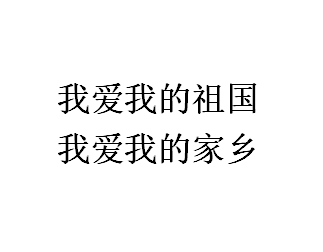
#> input picture test.jpg, 323 x 252 px
$ python '文字切割.py'
#> lines starting #> are read from the running program, lines starting #| are printed output that depends on the picture; after the words box and inside, x2 and y2 are one past the last pixel; in counts of white or black regions, pixels touching at a corner belong together
#! /usr/bin/env python
# -*- coding: utf-8 -*-

import os
import cv2
import numpy as np
import matplotlib.pyplot as plt


def extract_peek_ranges_from_array(array_vals, minimun_val=10, minimun_range=2):
    start_i = None
    end_i = None
    peek_ranges = []
    for i, val in enumerate(array_vals):
        if val > minimun_val and start_i is None:
            start_i = i
        elif val > minimun_val and start_i is not None:
            pass
        elif val < minimun_val and start_i is not None:
            end_i = i
            if end_i - start_i >= minimun_range:
                peek_ranges.append((start_i, end_i))
            start_i = None
            end_i = None
        elif val < minimun_val and start_i is None:
            pass
        else:
            raise ValueError("cannot parse this case...")
    return peek_ranges

base_dir = "./"
path_test_image = os.path.join(base_dir, "test.jpg")
image_color = cv2.imread(path_test_image)
#> image_color is the input picture: shape (252, 323, 3); min 0, max 255, mean 244.6
new_shape = (image_color.shape[1] * 2, image_color.shape[0] * 2)
#> new_shape = (646, 504)
image_color = cv2.resize(image_color, new_shape)
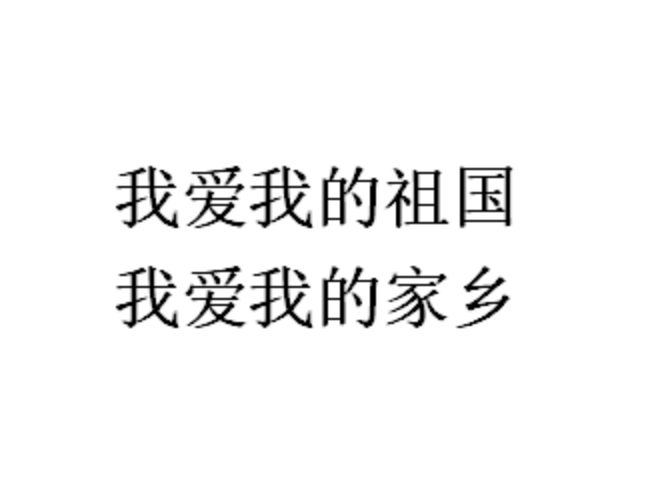
#> image_color: shape (504, 646, 3); min 0, max 255, mean 244.6
image = cv2.cvtColor(image_color, cv2.COLOR_BGR2GRAY)


adaptive_threshold = cv2.adaptiveThreshold(
    image,
    255,
    cv2.ADAPTIVE_THRESH_GAUSSIAN_C,\
    cv2.THRESH_BINARY_INV, 11, 2)
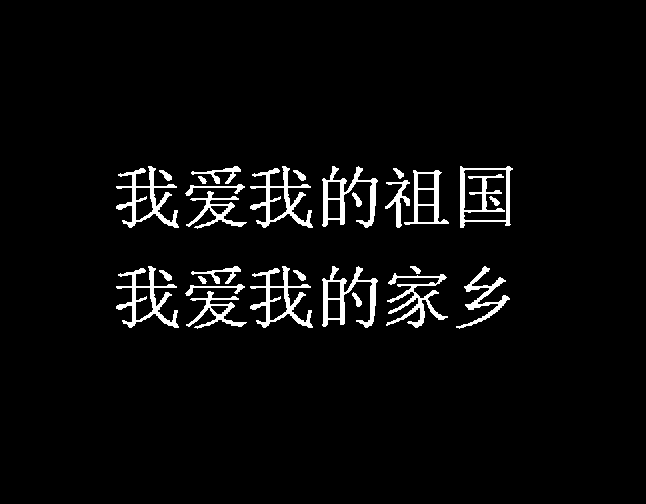
#> adaptive_threshold: shape (504, 646); 4.1% white; 28 white regions, largest, box (x1, y1, x2, y2) and area: (116, 166, 179, 228) 1107, (250, 166, 313, 228) 1107, (116, 266, 179, 328) 1107

cv2.imshow('binary image', adaptive_threshold)
cv2.imwrite("binaryimage.png",adaptive_threshold)


cv2.waitKey(0)

horizontal_sum = np.sum(adaptive_threshold, axis=1)
#> horizontal_sum = 504 values, max 61200 at index 286, min 0 at index 0, mean 6732.7

plt.plot(horizontal_sum, range(horizontal_sum.shape[0]))
plt.gca().invert_yaxis()
plt.show()
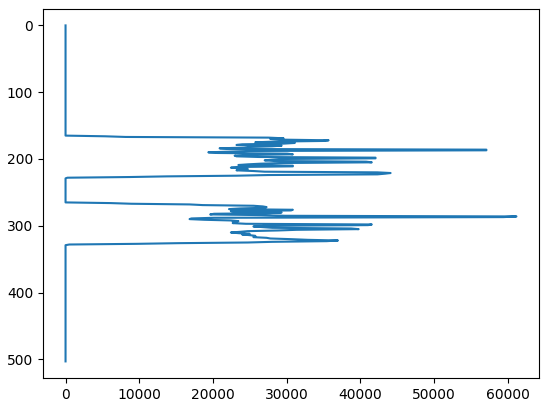
#> figure drawn by matplotlib, 1 panel

peek_ranges = extract_peek_ranges_from_array(horizontal_sum)
#> the loop in extract_peek_ranges_from_array, `for i, val in enumerate(array_vals):` made 504 passes
#> start_i on passes 167, 267: 166, 266
#> after the loop in extract_peek_ranges_from_array, `for i, val in enumerate(array_vals):`: peek_ranges = [(166, 229), (266, 329)]
#> peek_ranges = [(166, 229), (266, 329)]
line_seg_adaptive_threshold = np.copy(adaptive_threshold)
for i, peek_range in enumerate(peek_ranges):
    x = 0
    y = peek_range[0]
    w = line_seg_adaptive_threshold.shape[1]
    h = peek_range[1] - y
    pt1 = (x, y)
    pt2 = (x + w, y + h)
    cv2.rectangle(line_seg_adaptive_threshold, pt1, pt2, 255)
#> this loop made 2 passes
#> (peek_range, x, y, w, h, pt2) on passes 1 to 2: ((166, 229), 0, 166, 646, 63, (646, 229)), ((266, 329), 0, 266, 646, 63, (646, 329))
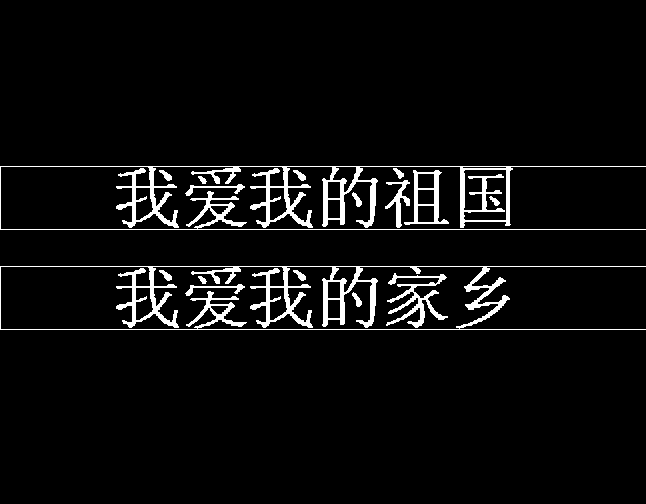
#> line_seg_adaptive_threshold: shape (504, 646); 4.9% white; 17 white regions, largest, box (x1, y1, x2, y2) and area: (0, 166, 646, 230) 6601, (0, 266, 646, 330) 6295, (386, 273, 448, 328) 1018
cv2.imshow('line image', line_seg_adaptive_threshold)
cv2.imwrite("lineimage.png", line_seg_adaptive_threshold)

cv2.waitKey(0)


vertical_peek_ranges2d = []
for peek_range in peek_ranges:
    start_y = peek_range[0]
    end_y = peek_range[1]
    line_img = adaptive_threshold[start_y:end_y, :]
    vertical_sum = np.sum(line_img, axis=0)
    vertical_peek_ranges = extract_peek_ranges_from_array(
        vertical_sum,
        minimun_val=40,
        minimun_range=1)
    vertical_peek_ranges2d.append(vertical_peek_ranges)
#> this loop made 2 passes
#> pass 1, `line_img = adaptive_threshold[start_y:end_y, :]`:
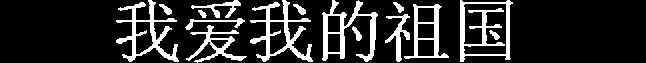
#> line_img: shape (63, 646); 16.9% white; 15 white regions, largest, box (x1, y1, x2, y2) and area: (116, 0, 179, 62) 1107, (250, 0, 313, 62) 1107, (460, 0, 513, 62) 1106
#> pass 2, `line_img = adaptive_threshold[start_y:end_y, :]`:
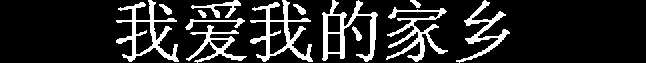
#> line_img: shape (63, 646); 15.8% white; 13 white regions, largest, box (x1, y1, x2, y2) and area: (116, 0, 179, 62) 1107, (250, 0, 313, 62) 1107, (322, 0, 378, 62) 1066
#> after the loop, vertical_peek_ranges2d = [[(116, 179), (185, 247), (250, 313), (322, 378), (385, 449), (460, 513)], [(116, 179), (185, 247), (250, 313), (322, 378), (386, 448), (456, 510)]]

## Draw
color = (0, 0, 255)
for i, peek_range in enumerate(peek_ranges):
    for vertical_range in vertical_peek_ranges2d[i]:
        x = vertical_range[0]
        y = peek_range[0]
        w = vertical_range[1] - x
        h = peek_range[1] - y
        pt1 = (x, y)
        pt2 = (x + w, y + h)
        cv2.rectangle(image_color, pt1, pt2, color)
#> this loop made 2 passes
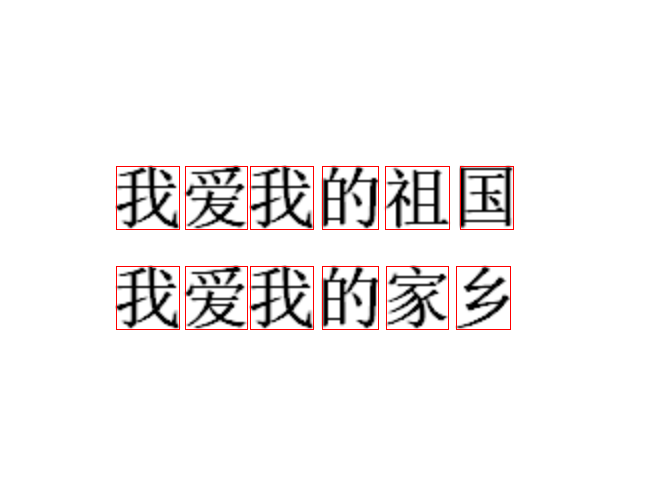
#> image_color: shape (504, 646, 3); 0.91% of pixels changed, all inside (x1, y1, x2, y2) = (116, 166, 514, 330)
cv2.imshow('char image', image_color)
cv2.waitKey(0)


def median_split_ranges(peek_ranges):
    new_peek_ranges = []
    widthes = []
    for peek_range in peek_ranges:
        w = peek_range[1] - peek_range[0] + 1
        widthes.append(w)
    widthes = np.asarray(widthes)
    median_w = np.median(widthes)
    for i, peek_range in enumerate(peek_ranges):
        num_char = int(round(widthes[i]/median_w, 0))
        if num_char > 1:
            char_w = float(widthes[i] / num_char)
            for i in range(num_char):
                start_point = peek_range[0] + int(i * char_w)
                end_point = peek_range[0] + int((i + 1) * char_w)
                new_peek_ranges.append((start_point, end_point))
        else:
            new_peek_ranges.append(peek_range)
    return new_peek_ranges


vertical_peek_ranges2d = []
for peek_range in peek_ranges:
    start_y = peek_range[0]
    end_y = peek_range[1]
    line_img = adaptive_threshold[start_y:end_y, :]
    vertical_sum = np.sum(line_img, axis=0)
    vertical_peek_ranges = extract_peek_ranges_from_array(
        vertical_sum,
        minimun_val=40,
        minimun_range=1)
    vertical_peek_ranges = median_split_ranges(vertical_peek_ranges)
    vertical_peek_ranges2d.append(vertical_peek_ranges)
#> this loop made 2 passes
#> (start_y, end_y, widthes in median_split_ranges, median_w in median_split_ranges) on passes 1 to 2: (166, 229, [64, 63, 64, 57, 65, 54], 63.5), (266, 329, [64, 63, 64, 57, 63, 55], 63)

## Draw
color = (0, 0, 255)
for i, peek_range in enumerate(peek_ranges):
    for vertical_range in vertical_peek_ranges2d[i]:
        x = vertical_range[0]
        y = peek_range[0]
        w = vertical_range[1] - x
        h = peek_range[1] - y
        pt1 = (x, y)
        pt2 = (x + w, y + h)
        cv2.rectangle(image_color, pt1, pt2, color)
cv2.imshow('splited char image', image_color)
cv2.waitKey(0)

import pytesseract
pytesseract.pytesseract.tesseract_cmd = 'D:/softwares/tesseract/tesseract.exe'
#> (the run stopped early here; a loop or call above may not have finished)
